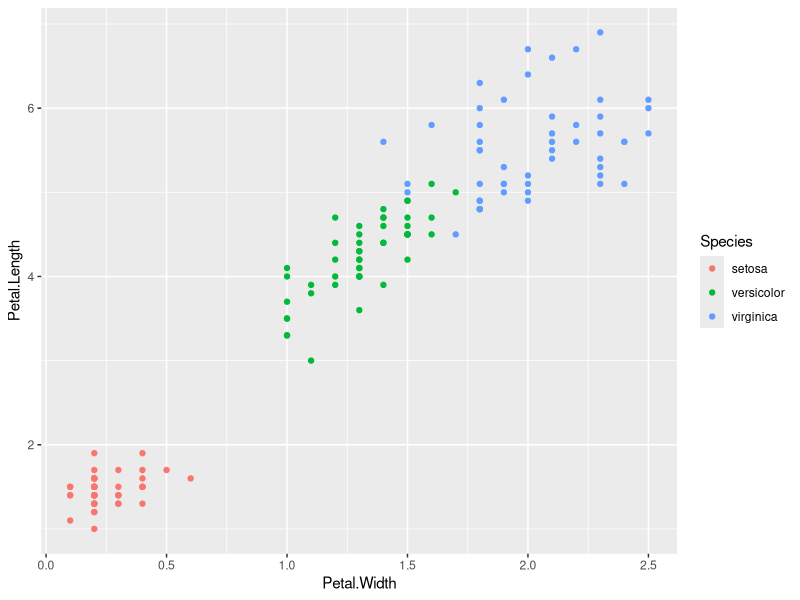
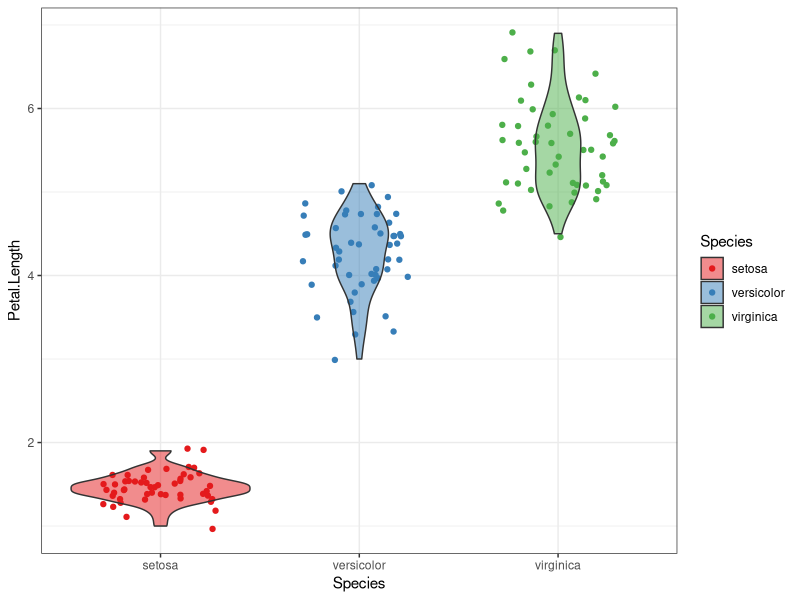

Source code (R) for these figures, in order:
## ---- chunk 1
knitr::opts_chunk$set(echo = TRUE)
## ---- chunk 2
# to create a variable you need a name and a content ...
my_first_var <- 6
## ---- chunk 3
a_number <- 4
a_word <- "pippo"   ## all strings have to be surrounded by "
a_boolean <- TRUE
## ---- chunk 4
a_vector <- c(1,2,3) ## c stands for concatenate
## ---- chunk 5
a_vector[2]
## is the second element of my unidimensional vector
## ---- chunk 6
a_vector[2] <- 7
## ---- chunk 7
a_vector[2] <- "7"
## ---- chunk 8
## first I create the object which contains the elements of the matrix
nine_numbers <- c(1,2,3,4,5,6,7,8,9)

## I throw it in the constructor to arrange the elements into a squared form
a_matrix <- matrix(nine_numbers)

a_matrix
## ---- chunk 9
a_matrix <- matrix(nine_numbers,3)

a_matrix
## ---- chunk 10
## I'm adding names to my a_vector object
names(a_vector) <- c("first_pos","second_pos","third_pos")
## ---- chunk 11
a_vector[1]
a_vector["first_pos"]
## ---- chunk 12
a_matrix[1,1] ## is the 1,1 element
a_matrix[,1] ## is the first column
a_matrix[1,] ## is the 3first row
## ---- chunk 13
a_data_frame <- data.frame(class = c("tr","tr","ctr","ctr"),
                           intensity = c(1,2,5,6))
a_data_frame
## ---- chunk 14
library(tidyverse)
## ---- chunk 15
## I load the dataset by using the function data of R
data("iris")
## ---- chunk 16
ggplot(iris) +
  geom_point(aes(x = Petal.Width, y = Petal.Length, col =Species))
## ---- chunk 17
ggplot(iris) +
  geom_point(aes(x = Species, y = Petal.Length, col =Species),
             position = position_jitter(width = 0.3)) + 
  geom_violin(aes(x = Species, y = Petal.Length, fill =Species), alpha = 0.5) +
  scale_color_brewer(palette = "Set1") + 
  scale_fill_brewer(palette = "Set1") + 
  theme_bw()
